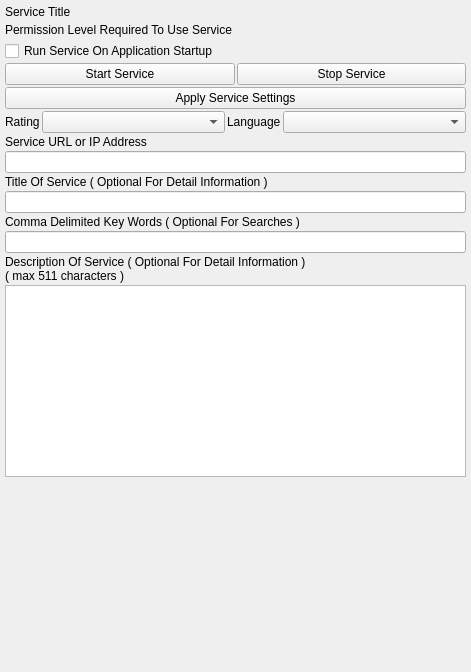
<?xml version="1.0" encoding="UTF-8"?>
<ui version="4.0">
 <class>AppletServiceBaseUi</class>
 <widget class="QWidget" name="AppletServiceBaseUi">
  <property name="geometry">
   <rect>
    <x>0</x>
    <y>0</y>
    <width>471</width>
    <height>672</height>
   </rect>
  </property>
  <property name="windowTitle">
   <string>Service</string>
  </property>
  <layout class="QVBoxLayout" name="verticalLayout">
   <property name="spacing">
    <number>2</number>
   </property>
   <property name="leftMargin">
    <number>5</number>
   </property>
   <property name="topMargin">
    <number>5</number>
   </property>
   <property name="rightMargin">
    <number>5</number>
   </property>
   <property name="bottomMargin">
    <number>5</number>
   </property>
   <item>
    <widget class="QLabel" name="m_ServiceTitleLabel">
     <property name="text">
      <string>Service Title</string>
     </property>
     <property name="wordWrap">
      <bool>true</bool>
     </property>
    </widget>
   </item>
   <item>
    <widget class="InformationWidget" name="m_InfoWidget" native="true"/>
   </item>
   <item>
    <widget class="QLabel" name="m_PermissionLabel">
     <property name="text">
      <string>Permission Level Required To Use Service</string>
     </property>
    </widget>
   </item>
   <item>
    <widget class="PermissionWidget" name="m_PermissionWidget" native="true"/>
   </item>
   <item>
    <widget class="QCheckBox" name="m_RunOnStartupCheckBox">
     <property name="text">
      <string>Run Service On Application Startup</string>
     </property>
    </widget>
   </item>
   <item>
    <layout class="QHBoxLayout" name="horizontalLayout">
     <item>
      <widget class="QPushButton" name="m_StartButton">
       <property name="text">
        <string>Start Service</string>
       </property>
      </widget>
     </item>
     <item>
      <widget class="QPushButton" name="m_StopButton">
       <property name="sizePolicy">
        <sizepolicy hsizetype="Minimum" vsizetype="Preferred">
         <horstretch>0</horstretch>
         <verstretch>0</verstretch>
        </sizepolicy>
       </property>
       <property name="minimumSize">
        <size>
         <width>0</width>
         <height>0</height>
        </size>
       </property>
       <property name="text">
        <string>Stop Service</string>
       </property>
      </widget>
     </item>
    </layout>
   </item>
   <item>
    <widget class="QPushButton" name="m_ApplyButton">
     <property name="text">
      <string>Apply Service Settings</string>
     </property>
    </widget>
   </item>
   <item>
    <layout class="QHBoxLayout" name="horizontalLayout_2">
     <item>
      <widget class="QLabel" name="label_5">
       <property name="text">
        <string>Rating</string>
       </property>
      </widget>
     </item>
     <item>
      <widget class="QComboBox" name="m_ContentRatingComboBox">
       <property name="sizePolicy">
        <sizepolicy hsizetype="Expanding" vsizetype="Preferred">
         <horstretch>0</horstretch>
         <verstretch>0</verstretch>
        </sizepolicy>
       </property>
       <property name="maxCount">
        <number>100</number>
       </property>
      </widget>
     </item>
     <item>
      <widget class="QLabel" name="label_4">
       <property name="text">
        <string>Language</string>
       </property>
      </widget>
     </item>
     <item>
      <widget class="QComboBox" name="m_LanguageComboBox">
       <property name="sizePolicy">
        <sizepolicy hsizetype="Expanding" vsizetype="Preferred">
         <horstretch>0</horstretch>
         <verstretch>0</verstretch>
        </sizepolicy>
       </property>
      </widget>
     </item>
    </layout>
   </item>
   <item>
    <widget class="QLabel" name="m_UrlDescriptionLabel">
     <property name="text">
      <string>Service URL or IP Address</string>
     </property>
    </widget>
   </item>
   <item>
    <widget class="QLineEdit" name="m_UrlEdit">
     <property name="maxLength">
      <number>63</number>
     </property>
    </widget>
   </item>
   <item>
    <widget class="QLabel" name="m_UserDisplayedNameLabel">
     <property name="text">
      <string>Title Of Service ( Optional For Detail Information )</string>
     </property>
    </widget>
   </item>
   <item>
    <widget class="QLineEdit" name="m_NameEdit">
     <property name="maxLength">
      <number>127</number>
     </property>
    </widget>
   </item>
   <item>
    <widget class="QLabel" name="m_KeyWordsLabel">
     <property name="sizePolicy">
      <sizepolicy hsizetype="Preferred" vsizetype="Preferred">
       <horstretch>0</horstretch>
       <verstretch>0</verstretch>
      </sizepolicy>
     </property>
     <property name="text">
      <string>Comma Delimited Key Words ( Optional For Searches )</string>
     </property>
    </widget>
   </item>
   <item>
    <widget class="QLineEdit" name="m_KeyWordsEdit">
     <property name="maxLength">
      <number>63</number>
     </property>
    </widget>
   </item>
   <item>
    <widget class="QLabel" name="m_DescriptionLabel">
     <property name="text">
      <string>Description Of Service ( Optional For Detail Information )
( max 511 characters )</string>
     </property>
    </widget>
   </item>
   <item>
    <widget class="QPlainTextEdit" name="m_DescriptionEdit">
     <property name="sizePolicy">
      <sizepolicy hsizetype="Expanding" vsizetype="Preferred">
       <horstretch>0</horstretch>
       <verstretch>0</verstretch>
      </sizepolicy>
     </property>
    </widget>
   </item>
   <item>
    <widget class="ThumbnailEditWidget" name="m_ThumbnailEditWidget" native="true">
     <property name="sizePolicy">
      <sizepolicy hsizetype="Minimum" vsizetype="Expanding">
       <horstretch>0</horstretch>
       <verstretch>0</verstretch>
      </sizepolicy>
     </property>
     <property name="minimumSize">
      <size>
       <width>0</width>
       <height>0</height>
      </size>
     </property>
    </widget>
   </item>
  </layout>
 </widget>
 <customwidgets>
  <customwidget>
   <class>ThumbnailEditWidget</class>
   <extends>QWidget</extends>
   <header>ThumbnailEditWidget.h</header>
   <container>1</container>
  </customwidget>
  <customwidget>
   <class>PermissionWidget</class>
   <extends>QWidget</extends>
   <header>PermissionWidget.h</header>
   <container>1</container>
  </customwidget>
  <customwidget>
   <class>InformationWidget</class>
   <extends>QWidget</extends>
   <header>InformationWidget.h</header>
   <container>1</container>
  </customwidget>
 </customwidgets>
 <resources/>
 <connections/>
</ui>
